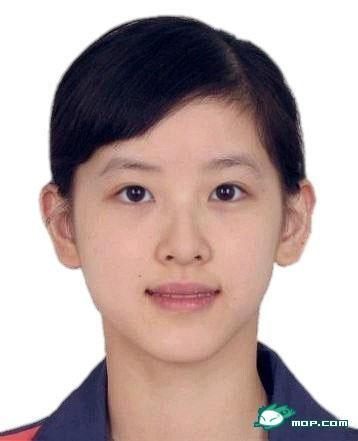
%> input picture Research/FaceMorphing/test1.jpg, 358 x 441 px
$ octave MorphingMain.m   (GNU Octave 9; MATLAB toolbox functions it lacks are replaced by stand-ins)
%> lines starting %> are read from the running program, lines starting %| are printed output that depends on the picture
### Research/FaceMorphing/myhough2.m
function[left_eye,right_eye] = myhough2(image)
    f_gray=rgb2gray(image);
    i_edge=edge(f_gray,'sobel');
    %figure,imshow(i_edge)
    r_min = 7;
    r_max = 10;
    r_step = 0.5;
    [hough_space,hough_circle_param,para] = hough_circle(i_edge,r_step,0.02,r_min,r_max,1);
    g = drawcircle(image,para(:,1),[0 255 0]);
    left_eye = para;
    %find the next eye by covering the first eye
    new_hough_space = hough_space;
    %set the (a,b,r) == 0
    a = para(1);
    b = para(2);
    c = round(para(3))+1;
    r = para(3);
    [m n p] = size(new_hough_space);
    for i = a-c:a+c
        for j = b-c:b+c
            if (i-a)^2 + (j-b)^2 <= r^2
                for k = 1:p
                    new_hough_space(i,j,k) = 0;
                end
                %new_hough_space(i,j,:) = zeros(1,1,p);
            end
        end
    end
    max_para = max(max(max(new_hough_space)));
    index = find(new_hough_space>=max_para)
    [m n k] = size(image);
    par3 = floor(index/(m*n))+1;
    par2 = floor((index-(par3-1)*(m*n))/m)+1;
    par1 = index-(par3-1)*(m*n)-(par2-1)*m;
    par3 = 7+(par3-1)*0.5;
    par = [par1 par2 par3]
    h = drawcircle(g,par,[0 255 0]);
    right_eye = par;
    figure;
    imshow(h);
end

### Research/FaceMorphing/hough_circle.m
function [hough_space,hough_circle,para] = hough_circle(BW,step_r,step_angle,r_min,r_max,p)

% %%%%%%%%%%%%%%%%%%%%%%%%%%
% input
% BW:二值图像；
% step_r:检测的圆半径步长
% step_angle:角度步长，单位为弧度
% r_min:最小圆半径
% r_max:最大圆半径
% p:阈值，0，1之间的数
% %%%%%%%%%%%%%%%%%%%%%%%%%%%%%%%%%
% output
% hough_space:参数空间，h(a,b,r)表示圆心在(a,b)半径为r的圆上的点数
% hough_circl:二值图像，检测到的圆
% para:检测到的圆的圆心、半径

[m,n] = size(BW);%get the size of the binary picture
size_r = round((r_max-r_min)/step_r)+1;%size of hough_r
size_angle = round(2*pi/step_angle);%size of hough_angle

hough_space = zeros(m,n,size_r);

[rows,cols] = find(BW);
ecount = size(rows);

% Hough变换
% 将图像空间(x,y)对应到参数空间(a,b,r)
% a = x-r*cos(angle)
% b = y-r*sin(angle)
for i=1:ecount
    for r=1:size_r
        for k=1:size_angle
            a = round(rows(i)-(r_min+(r-1)*step_r)*cos(k*step_angle));
            b = round(cols(i)-(r_min+(r-1)*step_r)*sin(k*step_angle));
            if(a>0&a<=m&b>0&b<=n)
                hough_space(a,b,r) = hough_space(a,b,r)+1;
            end
        end
    end
end

% 搜索超过阈值的聚集点
max_para = max(max(max(hough_space)));
index = find(hough_space>=max_para*p);
length = size(index);
hough_circle = false(m,n);
for i=1:ecount
    for k=1:length
        par3 = floor(index(k)/(m*n))+1;
        par2 = floor((index(k)-(par3-1)*(m*n))/m)+1;
        par1 = index(k)-(par3-1)*(m*n)-(par2-1)*m;
        if((rows(i)-par1)^2+(cols(i)-par2)^2<(r_min+(par3-1)*step_r)^2+5&...
                (rows(i)-par1)^2+(cols(i)-par2)^2>(r_min+(par3-1)*step_r)^2-5)
            hough_circle(rows(i),cols(i)) = true;
        end
    end
end

% 打印检测结果
for k=1:length
    par3 = floor(index(k)/(m*n))+1;
    par2 = floor((index(k)-(par3-1)*(m*n))/m)+1;
    par1 = index(k)-(par3-1)*(m*n)-(par2-1)*m;
    par3 = r_min+(par3-1)*step_r;
    fprintf(1,'Center %d %d radius %d\n',par1,par2,par3);
    para(1,k) = par1;
    para(2,k) = par2;
    para(3,k) = par3;
%     para(:,k) = [par1,par2,par3];
end

### Research/FaceMorphing/MorphingMain.m
clear all, close all;
img_1 = imread('test1.jpg');
%> img_1 is the input picture: size 441x358x3 uint8; mean R, G, B 185.8, 168.2, 166.4
img_2 = imread('test2.jpg');
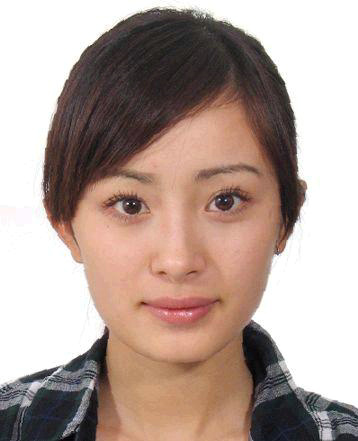
%> input picture Research/FaceMorphing/test2.jpg, 358 x 441 px
%> img_2 is the input picture: size 441x358x3 uint8; mean R, G, B 179.9, 160.8, 152.6
[img_height, img_width,img_tun] = size(img_1);
%> img_height = 441; img_width = 358; img_tun = 3
[left_eye1, right_eye1] = myhough2(img_1);
%> in myhough2, `f_gray=rgb2gray(image);`:
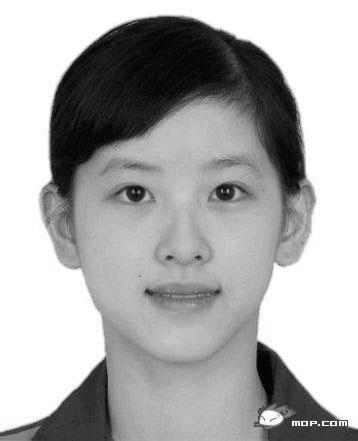
%> f_gray: size 441x358 uint8; min 1, max 255, mean 173.3
%> in myhough2, `i_edge=edge(f_gray,'sobel');`:
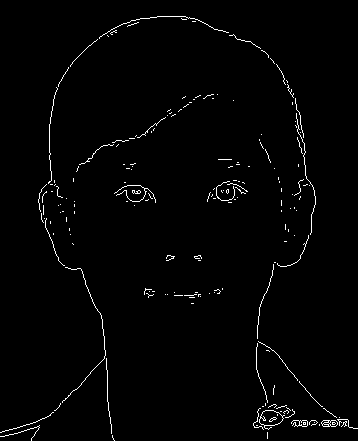
%> i_edge: size 441x358 logical; 1.6% white in thin lines or dots
%> in hough_circle, `[rows,cols] = find(BW);`: rows = 2480 values from 17 to 441; cols = 2480 values from 1 to 358
%> in hough_circle, `ecount = size(rows);`: ecount = [2480 1]
%> (the run ends here)
